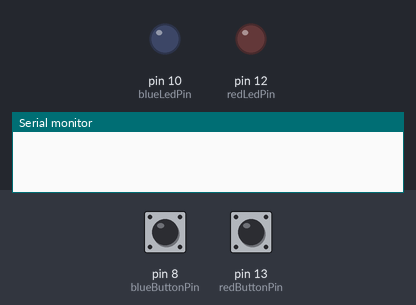
Bench run of a sketch on a simulated Arduino Uno, built with avr-gcc and run on an emulated ATmega328P. Parts: output pins drawn as LEDs (lit = HIGH), the last lines printed to the serial monitor. Dashed ring = blinking. The test bench sets the inputs (shaded band); at power-on: pin 8 (blueButtonPin) HIGH, pin 13 (redButtonPin) HIGH.

Above: at 1.2 s.
1.3 s: pin 8 (blueButtonPin) pulled LOW for 3.2 s
At 1.7 s:
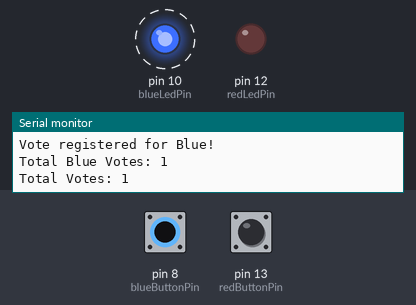
6.0 s: pin 13 (redButtonPin) pulled LOW for 0.15 s
At 6.3 s:
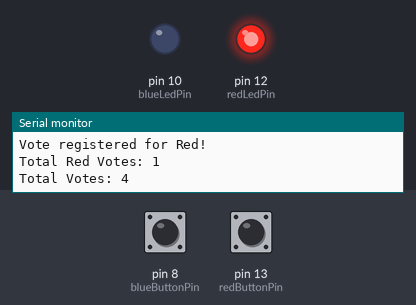
8.0 s: pin 13 (redButtonPin) pulled LOW for 3.2 s
At 11.2 s:
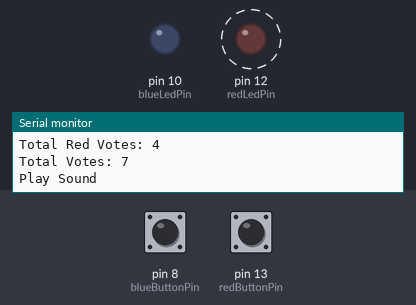
Timing chart, 0 to 12.7 s (numbered marks = the images above; inputs shaded):
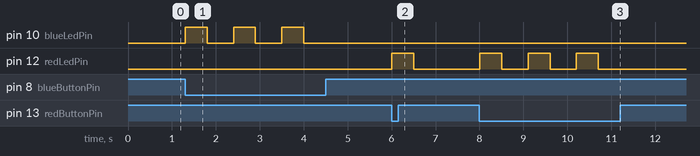

The sketch:

sketch_voteMachine.ino
```cpp
// Pin definitions
const int redLedPin = 12;      // Red LED connected to pin 12
const int redButtonPin = 13;   // Red button connected to pin 13
const int blueLedPin = 10;     // Blue LED connected to pin 10
const int blueButtonPin = 8;   // Blue button connected to pin 8

int redVotes = 0;              // Counter for red votes
int blueVotes = 0;             // Counter for blue votes

void setup() {
  pinMode(redLedPin, OUTPUT);
  pinMode(blueLedPin, OUTPUT);


  pinMode(redButtonPin, INPUT_PULLUP);
  pinMode(blueButtonPin, INPUT_PULLUP);

  Serial.begin(9600);
}

void loop() {
  int redButtonState = digitalRead(redButtonPin);
  int blueButtonState = digitalRead(blueButtonPin);

  if (redButtonState == LOW) {
    redVotes++;  // Increment red vote count
    Serial.println("Vote registered for Red!");
    Serial.print("Total Red Votes: ");
    Serial.println(redVotes);

    Serial.print("Total Votes: ");
    Serial.println(redVotes + blueVotes);

    digitalWrite(redLedPin, HIGH);
    delay(500);
    digitalWrite(redLedPin, LOW);

    Serial.println("Play Sound");
    delay(500);  // Delay to avoid multiple counts for one press
  }

  // If blue button is pressed
  if (blueButtonState == LOW) {
    blueVotes++;  // Increment blue vote count
    Serial.println("Vote registered for Blue!");
    Serial.print("Total Blue Votes: ");
    Serial.println(blueVotes);

    // Send total votes to serial
    Serial.print("Total Votes: ");
    Serial.println(redVotes + blueVotes);

    // Blink the blue LED
    digitalWrite(blueLedPin, HIGH);
    delay(500);
    digitalWrite(blueLedPin, LOW);

    // Trigger sound
    Serial.println("Play Sound");
    delay(500);  // Delay to avoid multiple counts for one press
  }

  delay(100); // Debounce delay to avoid multiple readings
}
```

Measured:
- after the input at 1.3 s, pin 10 (blueLedPin): alternates HIGH for 0.50 s and LOW for 0.60 s, 6 changes in all, then stays LOW, starting at once
- after the input at 6.0 s, pin 12 (redLedPin): LOW → HIGH at once, → LOW 0.50 s later
- after the input at 8.0 s, pin 12 (redLedPin): alternates HIGH for 0.50 s and LOW for 0.60 s, 6 changes in all, then stays LOW, starting at once
